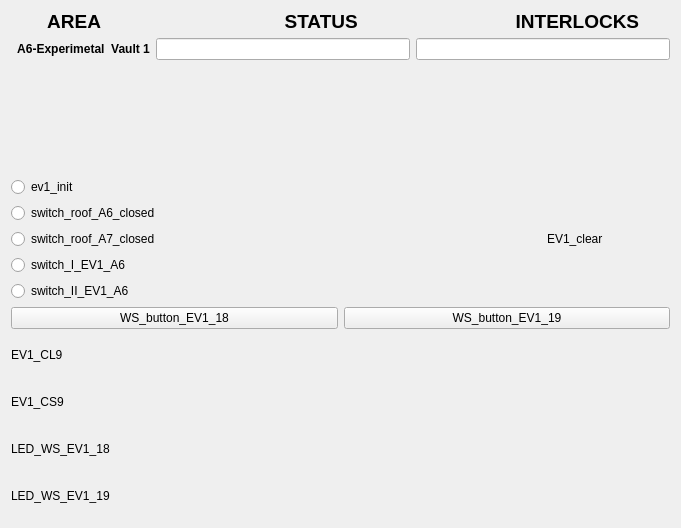
<?xml version="1.0" encoding="UTF-8"?>
<ui version="4.0">
 <class>Form</class>
 <widget class="QWidget" name="Form">
  <property name="geometry">
   <rect>
    <x>0</x>
    <y>0</y>
    <width>681</width>
    <height>528</height>
   </rect>
  </property>
  <property name="windowTitle">
   <string>Form</string>
  </property>
  <layout class="QVBoxLayout" name="verticalLayout_3">
   <item>
    <widget class="QLabel" name="label_4">
     <property name="maximumSize">
      <size>
       <width>16777215</width>
       <height>21</height>
      </size>
     </property>
     <property name="font">
      <font>
       <pointsize>14</pointsize>
       <weight>75</weight>
       <bold>true</bold>
      </font>
     </property>
     <property name="text">
      <string>       AREA                                   STATUS                              INTERLOCKS </string>
     </property>
    </widget>
   </item>
   <item>
    <layout class="QVBoxLayout" name="verticalLayout">
     <item>
      <layout class="QFormLayout" name="formLayout_2">
       <property name="fieldGrowthPolicy">
        <enum>QFormLayout::AllNonFixedFieldsGrow</enum>
       </property>
       <item row="0" column="0">
        <widget class="QLabel" name="label_2">
         <property name="font">
          <font>
           <weight>75</weight>
           <bold>true</bold>
          </font>
         </property>
         <property name="text">
          <string>  A6-Experimetal  Vault 1</string>
         </property>
        </widget>
       </item>
       <item row="0" column="1">
        <layout class="QHBoxLayout" name="horizontalLayout">
         <item>
          <widget class="QELineEdit" name="qelineedit_2">
           <property name="alignment">
            <set>Qt::AlignCenter</set>
           </property>
           <property name="variable" stdset="0">
            <string>VCS:EV1-CLR-STATS</string>
           </property>
           <property name="format" stdset="0">
            <enum>QELineEdit::Default</enum>
           </property>
          </widget>
         </item>
         <item>
          <widget class="QELineEdit" name="qelineedit">
           <property name="alignment">
            <set>Qt::AlignCenter</set>
           </property>
           <property name="variable" stdset="0">
            <string>VCS:EV1-INTLCK-STATS</string>
           </property>
          </widget>
         </item>
        </layout>
       </item>
      </layout>
     </item>
    </layout>
   </item>
   <item>
    <layout class="QHBoxLayout" name="horizontalLayout_9">
     <item>
      <layout class="QVBoxLayout" name="verticalLayout_2">
       <item>
        <widget class="QERadioButton" name="qeradiobutton_3">
         <property name="text">
          <string>ev1_init</string>
         </property>
         <property name="autoExclusive">
          <bool>false</bool>
         </property>
         <property name="variable" stdset="0">
          <string>VCS:EV1-INIT</string>
         </property>
         <property name="format" stdset="0">
          <enum>QERadioButton::LocalEnumeration</enum>
         </property>
         <property name="pressText">
          <string>0</string>
         </property>
         <property name="releaseText">
          <string>1</string>
         </property>
        </widget>
       </item>
       <item>
        <widget class="QERadioButton" name="qeradiobutton_5">
         <property name="text">
          <string>switch_roof_A6_closed</string>
         </property>
         <property name="autoExclusive">
          <bool>false</bool>
         </property>
         <property name="variable" stdset="0">
          <string>VCS:SW-RF-A6-CLSD</string>
         </property>
         <property name="format" stdset="0">
          <enum>QERadioButton::LocalEnumeration</enum>
         </property>
         <property name="pressText">
          <string>0</string>
         </property>
         <property name="releaseText">
          <string>1</string>
         </property>
        </widget>
       </item>
       <item>
        <widget class="QERadioButton" name="qeradiobutton">
         <property name="text">
          <string>switch_roof_A7_closed</string>
         </property>
         <property name="autoExclusive">
          <bool>false</bool>
         </property>
         <property name="variable" stdset="0">
          <string>VCS:SW-RF-A7-CLSD</string>
         </property>
         <property name="format" stdset="0">
          <enum>QERadioButton::LocalEnumeration</enum>
         </property>
         <property name="pressText">
          <string>0</string>
         </property>
         <property name="releaseText">
          <string>1</string>
         </property>
        </widget>
       </item>
       <item>
        <widget class="QERadioButton" name="qeradiobutton_4">
         <property name="text">
          <string>switch_I_EV1_A6</string>
         </property>
         <property name="variable" stdset="0">
          <string>VCS:SW-I-EV1-A6</string>
         </property>
         <property name="format" stdset="0">
          <enum>QERadioButton::LocalEnumeration</enum>
         </property>
         <property name="pressText">
          <string>1</string>
         </property>
         <property name="releaseText">
          <string>0</string>
         </property>
        </widget>
       </item>
       <item>
        <widget class="QERadioButton" name="qeradiobutton_2">
         <property name="text">
          <string>switch_II_EV1_A6</string>
         </property>
         <property name="autoExclusive">
          <bool>false</bool>
         </property>
         <property name="variable" stdset="0">
          <string>VCS:SW-II-EV1-A6</string>
         </property>
         <property name="format" stdset="0">
          <enum>QERadioButton::Integer</enum>
         </property>
        </widget>
       </item>
      </layout>
     </item>
     <item>
      <spacer name="horizontalSpacer">
       <property name="orientation">
        <enum>Qt::Horizontal</enum>
       </property>
       <property name="sizeHint" stdset="0">
        <size>
         <width>40</width>
         <height>20</height>
        </size>
       </property>
      </spacer>
     </item>
     <item>
      <layout class="QHBoxLayout" name="horizontalLayout_8">
       <item>
        <widget class="QLabel" name="label_9">
         <property name="maximumSize">
          <size>
           <width>16777215</width>
           <height>20</height>
          </size>
         </property>
         <property name="text">
          <string>EV1_clear</string>
         </property>
        </widget>
       </item>
       <item>
        <widget class="QEBitStatus" name="qebitstatus_3">
         <property name="minimumSize">
          <size>
           <width>61</width>
           <height>41</height>
          </size>
         </property>
         <property name="maximumSize">
          <size>
           <width>61</width>
           <height>41</height>
          </size>
         </property>
         <property name="numberOfBits">
          <number>1</number>
         </property>
         <property name="shape">
          <enum>QBitStatus::Circle</enum>
         </property>
         <property name="offColour">
          <color>
           <red>0</red>
           <green>77</green>
           <blue>0</blue>
          </color>
         </property>
         <property name="variable" stdset="0">
          <string>VCS:EV1-SNC-CLR</string>
         </property>
        </widget>
       </item>
      </layout>
     </item>
    </layout>
   </item>
   <item>
    <layout class="QHBoxLayout" name="horizontalLayout_10">
     <item>
      <widget class="QEPushButton" name="qepushbutton">
       <property name="text">
        <string>WS_button_EV1_18</string>
       </property>
       <property name="variable" stdset="0">
        <string>VCS:WS-BUT-EV1-18</string>
       </property>
       <property name="writeOnPress">
        <bool>true</bool>
       </property>
       <property name="writeOnRelease">
        <bool>true</bool>
       </property>
       <property name="writeOnClick">
        <bool>false</bool>
       </property>
       <property name="pressText">
        <string>0</string>
       </property>
       <property name="releaseText">
        <string>1</string>
       </property>
      </widget>
     </item>
     <item>
      <widget class="QEPushButton" name="qepushbutton_2">
       <property name="text">
        <string>WS_button_EV1_19</string>
       </property>
       <property name="variable" stdset="0">
        <string>VCS:WS-BUT-EV1-19</string>
       </property>
       <property name="writeOnPress">
        <bool>true</bool>
       </property>
       <property name="writeOnRelease">
        <bool>true</bool>
       </property>
       <property name="writeOnClick">
        <bool>false</bool>
       </property>
       <property name="pressText">
        <string>0</string>
       </property>
       <property name="releaseText">
        <string>1</string>
       </property>
      </widget>
     </item>
    </layout>
   </item>
   <item>
    <layout class="QHBoxLayout" name="horizontalLayout_4">
     <item>
      <widget class="QLabel" name="label_5">
       <property name="maximumSize">
        <size>
         <width>16777215</width>
         <height>20</height>
        </size>
       </property>
       <property name="text">
        <string>EV1_CL9</string>
       </property>
      </widget>
     </item>
     <item>
      <widget class="QEBitStatus" name="qebitstatus">
       <property name="minimumSize">
        <size>
         <width>61</width>
         <height>41</height>
        </size>
       </property>
       <property name="maximumSize">
        <size>
         <width>61</width>
         <height>41</height>
        </size>
       </property>
       <property name="numberOfBits">
        <number>1</number>
       </property>
       <property name="shape">
        <enum>QBitStatus::Circle</enum>
       </property>
       <property name="offColour">
        <color>
         <red>0</red>
         <green>66</green>
         <blue>0</blue>
        </color>
       </property>
       <property name="variable" stdset="0">
        <string>VCS:CL9-EV1</string>
       </property>
       <property name="displayAlarmStateOption" stdset="0">
        <enum>QEBitStatus::Never</enum>
       </property>
      </widget>
     </item>
    </layout>
   </item>
   <item>
    <layout class="QHBoxLayout" name="horizontalLayout_5">
     <item>
      <widget class="QLabel" name="label_6">
       <property name="maximumSize">
        <size>
         <width>16777215</width>
         <height>20</height>
        </size>
       </property>
       <property name="text">
        <string>EV1_CS9</string>
       </property>
      </widget>
     </item>
     <item>
      <widget class="QEBitStatus" name="qebitstatus_2">
       <property name="minimumSize">
        <size>
         <width>61</width>
         <height>41</height>
        </size>
       </property>
       <property name="maximumSize">
        <size>
         <width>61</width>
         <height>41</height>
        </size>
       </property>
       <property name="numberOfBits">
        <number>1</number>
       </property>
       <property name="shape">
        <enum>QBitStatus::Circle</enum>
       </property>
       <property name="offColour">
        <color>
         <red>0</red>
         <green>71</green>
         <blue>0</blue>
        </color>
       </property>
       <property name="variable" stdset="0">
        <string>VCS:CS9-EV1</string>
       </property>
      </widget>
     </item>
    </layout>
   </item>
   <item>
    <layout class="QHBoxLayout" name="horizontalLayout_6">
     <item>
      <widget class="QLabel" name="label_7">
       <property name="maximumSize">
        <size>
         <width>16777215</width>
         <height>20</height>
        </size>
       </property>
       <property name="text">
        <string>LED_WS_EV1_18</string>
       </property>
      </widget>
     </item>
     <item>
      <widget class="QEBitStatus" name="qebitstatus_4">
       <property name="minimumSize">
        <size>
         <width>61</width>
         <height>41</height>
        </size>
       </property>
       <property name="maximumSize">
        <size>
         <width>61</width>
         <height>41</height>
        </size>
       </property>
       <property name="numberOfBits">
        <number>1</number>
       </property>
       <property name="shape">
        <enum>QBitStatus::Circle</enum>
       </property>
       <property name="offColour">
        <color>
         <red>0</red>
         <green>70</green>
         <blue>0</blue>
        </color>
       </property>
       <property name="variable" stdset="0">
        <string>VCS:LED-WS-EV1-18</string>
       </property>
       <property name="variableSubstitutions" stdset="0">
        <string/>
       </property>
      </widget>
     </item>
    </layout>
   </item>
   <item>
    <layout class="QHBoxLayout" name="horizontalLayout_7">
     <item>
      <widget class="QLabel" name="label_8">
       <property name="maximumSize">
        <size>
         <width>16777215</width>
         <height>20</height>
        </size>
       </property>
       <property name="text">
        <string>LED_WS_EV1_19</string>
       </property>
      </widget>
     </item>
     <item>
      <widget class="QEBitStatus" name="qebitstatus_5">
       <property name="minimumSize">
        <size>
         <width>61</width>
         <height>41</height>
        </size>
       </property>
       <property name="maximumSize">
        <size>
         <width>61</width>
         <height>41</height>
        </size>
       </property>
       <property name="numberOfBits">
        <number>1</number>
       </property>
       <property name="shape">
        <enum>QBitStatus::Circle</enum>
       </property>
       <property name="offColour">
        <color>
         <red>0</red>
         <green>76</green>
         <blue>0</blue>
        </color>
       </property>
       <property name="variable" stdset="0">
        <string>VCS:LED-WS-EV1-19</string>
       </property>
      </widget>
     </item>
    </layout>
   </item>
  </layout>
  <zorder>label_4</zorder>
  <zorder></zorder>
  <zorder></zorder>
 </widget>
 <customwidgets>
  <customwidget>
   <class>QEBitStatus</class>
   <extends>QBitStatus</extends>
   <header>QEBitStatus.h</header>
  </customwidget>
  <customwidget>
   <class>QELineEdit</class>
   <extends>QLineEdit</extends>
   <header>QELineEdit.h</header>
  </customwidget>
  <customwidget>
   <class>QEPushButton</class>
   <extends>QPushButton</extends>
   <header>QEPushButton.h</header>
  </customwidget>
  <customwidget>
   <class>QERadioButton</class>
   <extends>QRadioButton</extends>
   <header>QERadioButton.h</header>
  </customwidget>
  <customwidget>
   <class>QBitStatus</class>
   <extends>QWidget</extends>
   <header>QBitStatus.h</header>
  </customwidget>
 </customwidgets>
 <resources/>
 <connections/>
</ui>
